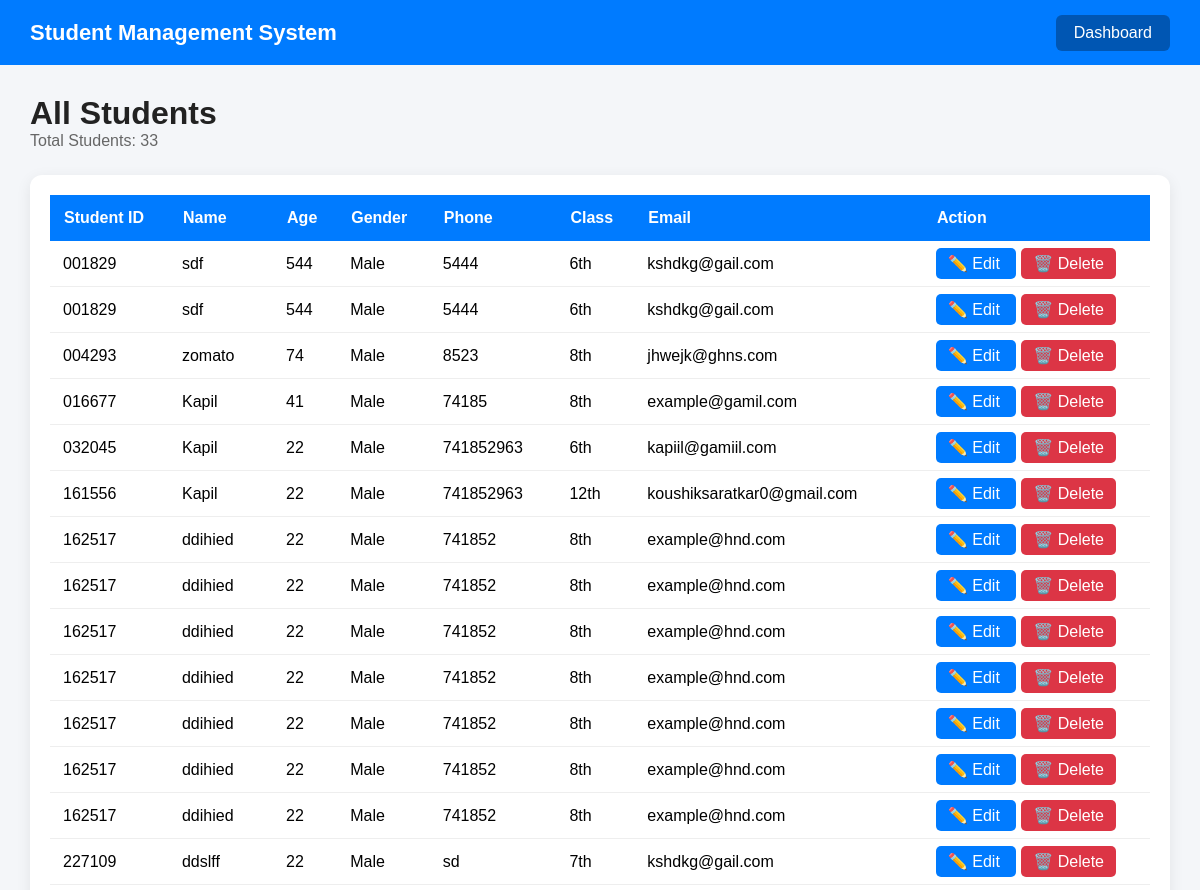
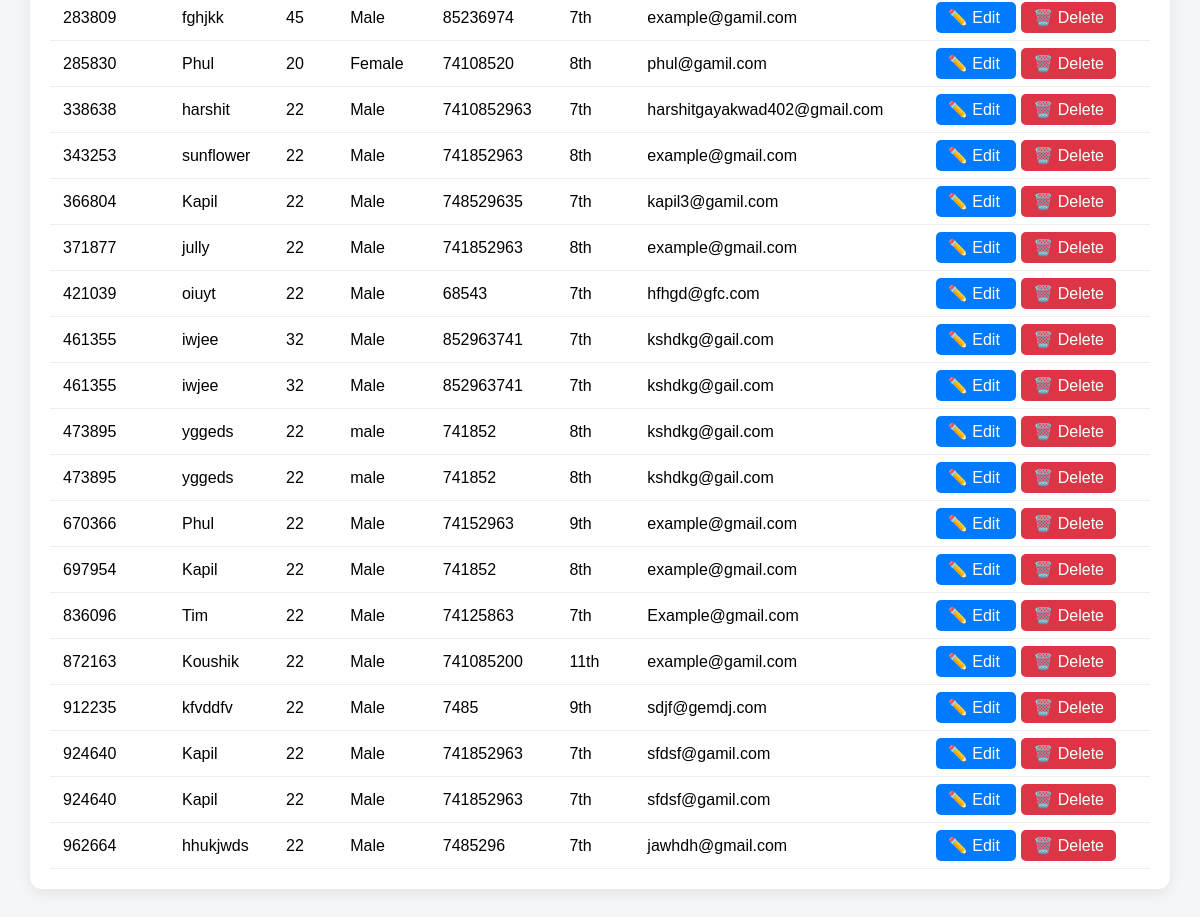
The app's page /students (signed in) with its own data (2 pictures, top to bottom).
### tables this page shows
CREATE TABLE data(
        id_number text,
        password text,
        name text,
        age text,
        gender text,
        phone_number text,
        class text,
        email text,
        image blob
        );

### web_app/app.py (the view)
@app.route("/students")
def students():
    if "student_id" not in session:
        return redirect(url_for("home"))
    connection = get_db_connection()
    students = connection.execute(
        """
        SELECT id_number, name, age, gender, phone_number, class, email
        FROM data
        ORDER BY id_number
        """
    ).fetchall()
    connection.close()
    return render_template(
        "students.html",
        students=students
    )

### web_app/app.py (called while the page is built)
def get_db_connection():
    connection = sqlite3.connect(DATABASE)
    connection.row_factory = sqlite3.Row
    return connection

### web_app/templates/students.html (shortened to what this page needs)
<!DOCTYPE html>
<html lang="en">
<head>
</head>
<body>
    <div class="navbar">
        <h2>Student Management System</h2>
        <a href="/dashboard">
            Dashboard
        </a>
    </div>
    <div class="container">
        <div class="header">
            <div>
                <h1>All Students</h1>
                <p class="student-count">
                    Total Students: {{ students|length }}
                </p>
            </div>
        </div>
        <div class="table-container">
            {% if students %}
            <table>
                <thead>
                    <tr>
                        <th>Student ID</th>
                        <th>Name</th>
                        <th>Age</th>
                        <th>Gender</th>
                        <th>Phone</th>
                        <th>Class</th>
                        <th>Email</th>
                        <th>Action</th>
                    </tr>
                </thead>
                <tbody>
                    {% for student in students %}
                    <tr>
                        <td>
                            {{ student['id_number'] }}
                        </td>
                        <td>
                            {{ student['name'] }}
                        </td>
                        <td>
                            {{ student['age'] }}
                        </td>
                        <td>
                            {{ student['gender'] }}
                        </td>
                        <td>
                            {{ student['phone_number'] }}
                        </td>
                        <td>
                            {{ student['class'] }}
                        </td>
                        <td>
                            {{ student['email'] }}
                        </td>
                        <td>
                            <a
                                href="{{ url_for('edit_student', student_id=student['id_number']) }}"
                                style="
                                    background:#007bff;
                                    color:white;
                                    padding:7px 12px;
                                    border-radius:5px;
                                    text-decoration:none;
                                    margin-right:5px;
                                "
                            >
                                ✏️ Edit
                            </a>
                            <a
                                href="{{ url_for('delete_student', student_id=student['id_number']) }}"
                                style="
                                    background:#dc3545;
                                    color:white;
                                    padding:7px 12px;
                                    border-radius:5px;
                                    text-decoration:none;
                                "
                            >
                                🗑️ Delete
                            </a>
                        </td>
                    </tr>
                    {% endfor %}
                </tbody>
            </table>
            {% else %}
            <div class="no-data">
                No students found.
            </div>
            {% endif %}
        </div>
    </div>
</body>
</html>

### web_app/templates/students.html (style rules this page uses)
* { margin: 0; padding: 0; box-sizing: border-box; font-family: Arial, sans-serif; }
body { background: #f4f6f9; }
.navbar { height: 65px; background: #007bff; color: white; display: flex; align-items: center; justify-content: space-between; padding: 0 30px; }
.navbar h2 { font-size: 22px; }
.navbar a { color: white; text-decoration: none; background: #0056b3; padding: 9px 18px; border-radius: 6px; }
.container { padding: 30px; }
.header { display: flex; justify-content: space-between; align-items: center; margin-bottom: 25px; }
.header h1 { color: #222; }
.student-count { color: #666; }
.table-container { background: white; padding: 20px; border-radius: 12px; box-shadow: 0 4px 15px rgba(0, 0, 0, 0.08); overflow-x: auto; }
table { width: 100%; border-collapse: collapse; }
th { background: #007bff; color: white; padding: 14px; text-align: left; }
td { padding: 13px; border-bottom: 1px solid #eee; }

### records on screen
data: id_number "001829", name "sdf", age "544", gender "Male", phone_number "5444", class "6th", email "kshdkg@gail.com"
data: id_number "001829", name "sdf", age "544", gender "Male", phone_number "5444", class "6th", email "kshdkg@gail.com"
data: id_number "004293", name "zomato", age "74", gender "Male", phone_number "8523", class "8th", email "jhwejk@ghns.com"
data: id_number "016677", name "Kapil", age "41", gender "Male", phone_number "74185", class "8th", email "example@gamil.com"
data: id_number "032045", name "Kapil", age "22", gender "Male", phone_number "741852963", class "6th", email "kapiil@gamiil.com"
data: id_number "161556", name "Kapil", age "22", gender "Male", phone_number "741852963", class "12th", email "koushiksaratkar0@gmail.com"
data: id_number "162517", name "ddihied", age "22", gender "Male", phone_number "741852", class "8th", email "example@hnd.com"
data: id_number "162517", name "ddihied", age "22", gender "Male", phone_number "741852", class "8th", email "example@hnd.com"
data: id_number "162517", name "ddihied", age "22", gender "Male", phone_number "741852", class "8th", email "example@hnd.com"
data: id_number "162517", name "ddihied", age "22", gender "Male", phone_number "741852", class "8th", email "example@hnd.com"
data: id_number "162517", name "ddihied", age "22", gender "Male", phone_number "741852", class "8th", email "example@hnd.com"
data: id_number "162517", name "ddihied", age "22", gender "Male", phone_number "741852", class "8th", email "example@hnd.com"
data: id_number "162517", name "ddihied", age "22", gender "Male", phone_number "741852", class "8th", email "example@hnd.com"
data: id_number "227109", name "ddslff", age "22", gender "Male", phone_number "sd", class "7th", email "kshdkg@gail.com"
data: id_number "283809", name "fghjkk", age "45", gender "Male", phone_number "85236974", class "7th", email "example@gamil.com"
data: id_number "285830", name "Phul", age "20", gender "Female", phone_number "74108520", class "8th", email "phul@gamil.com"
data: id_number "338638", name "harshit", age "22", gender "Male", phone_number "7410852963", class "7th", email "harshitgayakwad402@gmail.com"
data: id_number "343253", name "sunflower", age "22", gender "Male", phone_number "741852963", class "8th", email "example@gmail.com"
data: id_number "366804", name "Kapil", age "22", gender "Male", phone_number "748529635", class "7th", email "kapil3@gamil.com"
data: id_number "371877", name "jully", age "22", gender "Male", phone_number "741852963", class "8th", email "example@gmail.com"
data: id_number "421039", name "oiuyt", age "22", gender "Male", phone_number "68543", class "7th", email "hfhgd@gfc.com"
data: id_number "461355", name "iwjee", age "32", gender "Male", phone_number "852963741", class "7th", email "kshdkg@gail.com"
data: id_number "461355", name "iwjee", age "32", gender "Male", phone_number "852963741", class "7th", email "kshdkg@gail.com"
data: id_number "473895", name "yggeds", age "22", gender "male", phone_number "741852", class "8th", email "kshdkg@gail.com"
data: id_number "473895", name "yggeds", age "22", gender "male", phone_number "741852", class "8th", email "kshdkg@gail.com"
data: id_number "670366", name "Phul", age "22", gender "Male", phone_number "74152963", class "9th", email "example@gmail.com"
data: id_number "697954", name "Kapil", age "22", gender "Male", phone_number "741852", class "8th", email "example@gmail.com"
data: id_number "836096", name "Tim", age "22", gender "Male", phone_number "74125863", class "7th", email "Example@gmail.com"
data: id_number "872163", name "Koushik", age "22", gender "Male", phone_number "741085200", class "11th", email "example@gamil.com"
data: id_number "912235", name "kfvddfv", age "22", gender "Male", phone_number "7485", class "9th", email "sdjf@gemdj.com"
data: id_number "924640", name "Kapil", age "22", gender "Male", phone_number "741852963", class "7th", email "sfdsf@gamil.com"
data: id_number "924640", name "Kapil", age "22", gender "Male", phone_number "741852963", class "7th", email "sfdsf@gamil.com"
data: id_number "962664", name "hhukjwds", age "22", gender "Male", phone_number "7485296", class "7th", email "jawhdh@gmail.com"

### other values on screen
{{ students|length }} "33"
